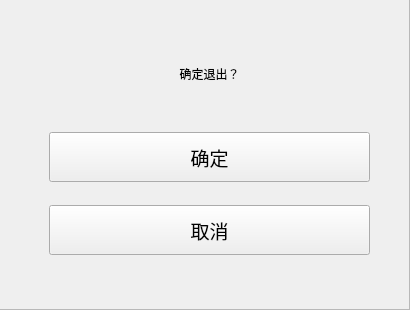
<?xml version="1.0" encoding="UTF-8"?>
<ui version="4.0">
 <class>Exit</class>
 <widget class="QWidget" name="Exit">
  <property name="geometry">
   <rect>
    <x>0</x>
    <y>0</y>
    <width>410</width>
    <height>310</height>
   </rect>
  </property>
  <property name="windowTitle">
   <string>Form</string>
  </property>
  <property name="styleSheet">
   <string notr="true"/>
  </property>
  <widget class="QFrame" name="frame">
   <property name="geometry">
    <rect>
     <x>-1</x>
     <y>-1</y>
     <width>411</width>
     <height>311</height>
    </rect>
   </property>
   <property name="styleSheet">
    <string notr="true"/>
   </property>
   <property name="frameShape">
    <enum>QFrame::StyledPanel</enum>
   </property>
   <property name="frameShadow">
    <enum>QFrame::Raised</enum>
   </property>
   <widget class="QWidget" name="layoutWidget">
    <property name="geometry">
     <rect>
      <x>50</x>
      <y>40</y>
      <width>321</width>
      <height>221</height>
     </rect>
    </property>
    <layout class="QVBoxLayout" name="verticalLayout">
     <property name="bottomMargin">
      <number>5</number>
     </property>
     <item>
      <widget class="QLabel" name="label">
       <property name="minimumSize">
        <size>
         <width>0</width>
         <height>70</height>
        </size>
       </property>
       <property name="layoutDirection">
        <enum>Qt::LeftToRight</enum>
       </property>
       <property name="styleSheet">
        <string notr="true">font: bold 18pt &quot;幼圆&quot;;
border-color: rgb(255, 170, 255);</string>
       </property>
       <property name="text">
        <string>确定退出？</string>
       </property>
       <property name="alignment">
        <set>Qt::AlignCenter</set>
       </property>
      </widget>
     </item>
     <item>
      <spacer name="verticalSpacer_2">
       <property name="orientation">
        <enum>Qt::Vertical</enum>
       </property>
       <property name="sizeHint" stdset="0">
        <size>
         <width>20</width>
         <height>40</height>
        </size>
       </property>
      </spacer>
     </item>
     <item>
      <widget class="QPushButton" name="pB_Yes">
       <property name="minimumSize">
        <size>
         <width>0</width>
         <height>50</height>
        </size>
       </property>
       <property name="styleSheet">
        <string notr="true">/*按钮普通态*/
QPushButton
{
    /*字体为幼圆*/
    font-family:幼圆;
    /*字体大小为18点*/
    font-size:14pt;
}

/*按钮停留态*/
QPushButton:hover
{
    /*背景颜色*/  
    background-color:#87CEFA;
}

/*按钮按下态*/
QPushButton:pressed
{
    /*背景颜色*/  
    background-color:#1E90FF;
    /*左内边距为3像素，让按下时字向右移动3像素*/  
    padding-left:3px;
    /*上内边距为3像素，让按下时字向下移动3像素*/  
    padding-top:3px;
}</string>
       </property>
       <property name="text">
        <string>确定</string>
       </property>
      </widget>
     </item>
     <item>
      <spacer name="verticalSpacer">
       <property name="orientation">
        <enum>Qt::Vertical</enum>
       </property>
       <property name="sizeHint" stdset="0">
        <size>
         <width>20</width>
         <height>40</height>
        </size>
       </property>
      </spacer>
     </item>
     <item>
      <widget class="QPushButton" name="pB_No">
       <property name="minimumSize">
        <size>
         <width>0</width>
         <height>50</height>
        </size>
       </property>
       <property name="styleSheet">
        <string notr="true">/*按钮普通态*/
QPushButton
{
    /*字体为幼圆*/
    font-family:幼圆;
    /*字体大小为18点*/
    font-size:14pt;
}

/*按钮停留态*/
QPushButton:hover
{
    /*背景颜色*/  
    background-color:#87CEFA;
}

/*按钮按下态*/
QPushButton:pressed
{
    /*背景颜色*/  
    background-color:#1E90FF;
    /*左内边距为3像素，让按下时字向右移动3像素*/  
    padding-left:3px;
    /*上内边距为3像素，让按下时字向下移动3像素*/  
    padding-top:3px;
}</string>
       </property>
       <property name="text">
        <string>取消</string>
       </property>
      </widget>
     </item>
    </layout>
   </widget>
  </widget>
 </widget>
 <resources/>
 <connections/>
</ui>
